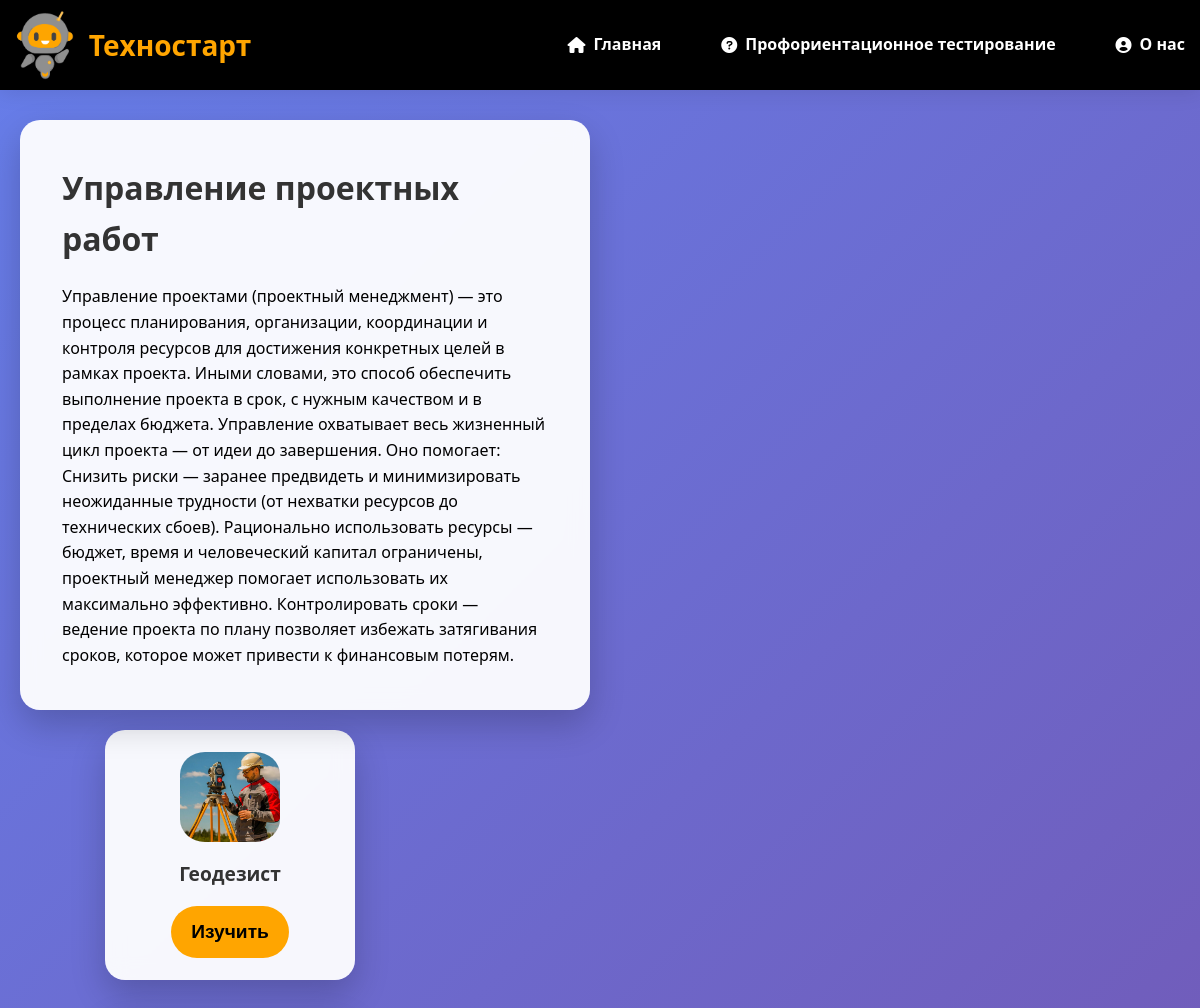
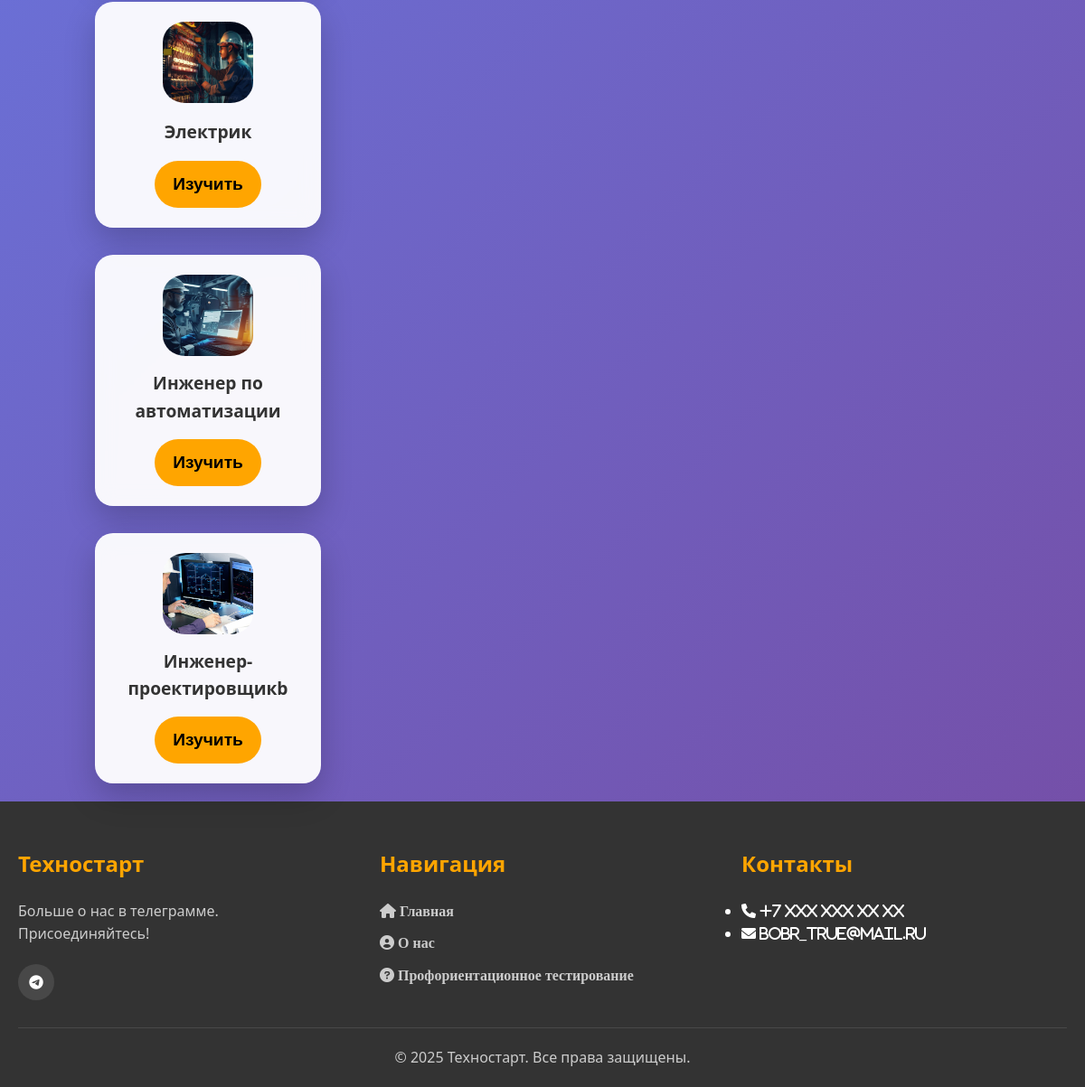
/profession/post_engineering/ypravlenie-proekt (signed in), run on the app's committed database (2 pictures, top to bottom).
### profession/models.py (models this page shows, shortened)
class EngineeringProcessesAtaps(models.Model):
    title_ataps=models.CharField(max_length=200)
    dp_index=models.CharField(max_length=100, blank=True, null=True,  verbose_name='доп индекс для процесса')
    opisanie=models.TextField()
    img=models.ImageField(upload_to='engineering_processes/', blank=True, null=True)
    slug=models.SlugField(max_length=200, db_index=True, unique=True)
    dp_index_prof = models.CharField(max_length=100, blank=True, null=True, verbose_name='доп индекс для профессии')
    class Meta:
        verbose_name = "Инженерный_этап"
        verbose_name_plural = 'Инженерные_этапы'

class Profession(models.Model):
    title=models.CharField(max_length=200,verbose_name='название')
    url_content=models.CharField(max_length=200, verbose_name="ссылка на видео",blank=True, null=True)
    img_static=models.ImageField(upload_to='professions/', blank=True, null=True)
    slug=models.SlugField(max_length=200, db_index=True, unique=True)
    dp_index_prof = models.CharField(max_length=100, blank=True, null=True, verbose_name='доп индекс для этапа')
    class Meta:
        verbose_name = "Професcия"
        verbose_name_plural = 'Профеcсии'
    def get_absolute_url(self):
        return reverse('post_professions', kwargs={'post_slug':self.slug})

### profession/views.py (the view)
# urls.py: path('post_engineering/<slug:post_slug>', views.engineering_processes, name='post_engineering')
@login_required
def engineering_processes(req, post_slug):
    professions = Profession.objects.all()
    eng_a=get_object_or_404(EngineeringProcessesAtaps, slug=post_slug)
    data={
        'eng_a': eng_a,
        'professions': professions
    }
    return render(req, 'profession/engineering_processes.html', data )

### profession/templates/profession/engineering_processes.html (shortened to what this page needs)
{% extends 'main/base.html' %}
{% load static %}
{% block content %}
    <div class="process-profession-page-container">
        <div class="process-card-container">
            <div class="process-card-stage">
                <h1>{{ eng_a.title_ataps }}</h1>
                <p>{{ eng_a.opisanie }}</p>
            </div>
        </div>
        <div class="professions-container-stage-right">
            {% for prof in professions %}
                {% if eng_a.dp_index_prof == prof.dp_index_prof %}
                    <div class="profession-card-stage-right">
                        <img src="{{ prof.img_static.url }}" alt="{{ prof.title }}">
                        <h3>{{ prof.title }}</h3>
                        <a href="{{ prof.get_absolute_url }}"><button class="btn btn-learn-stage-right" data-profession="{{ prof.title }}">Изучить</button></a>
                    </div>
                {% endif %}
            {% endfor %}
        </div>
    </div>
{% endblock %}

### main/static/main/css/style.css (style rules this page uses)
* { margin: 0; padding: 0; box-sizing: border-box; }
body { font-family: 'Segoe UI', Tahoma, Geneva, Verdana, sans-serif; line-height: 1.6; color: #333; background: linear-gradient(135deg, #667eea 0%, #764ba2 100%); min-height: 800px; }
.btn { display: inline-block; padding: 15px 30px; border-radius: 50px; text-decoration: none; font-weight: 600; font-size: 2rem; transition: all 0.3s ease; border: 2px solid; cursor: pointer; }
.process-profession-page-container { display: grid; grid-template-columns: 50px 800px 30px 350px 50px; gap: 0; padding: 20px; min-height: calc(100vh - 80px); padding-top: 120px; box-sizing: border-box; width: 100%; max-width: 100%; margin: 0; }
.process-card-container { grid-column: 2; grid-row: 1; z-index: 1; display: flex; justify-content: center; align-items: flex-start; }
.process-card-stage { background: rgba(255, 255, 255, 0.95); border-radius: 20px; padding: 40px; width: 100%; box-shadow: 0 15px 35px rgba(0,0,0,0.2); backdrop-filter: blur(10px); border: 2px solid transparent; display: flex; flex-direction: column; }
.process-card-stage h1 { color: #333; margin-bottom: 20px; }
.process-card-stage p { color: black; line-height: 1.6; }
.professions-container-stage-right { grid-column: 4; grid-row: 1 / -1; display: grid; grid-template-columns: 1fr 1fr; gap: 30px; width: 100%; }
.profession-card-stage-right { background: rgba(255, 255, 255, 0.95); border-radius: 20px; padding: 20px; width: 250px; min-height: 250px; display: flex; flex-direction: column; align-items: center; justify-content: flex-start; cursor: pointer; transition: all 0.4s ease; box-shadow: 0 15px 35px rgba(0,0,0,0.2); backdrop-filter: blur(10px); border: 2px solid transparent; z-index: 0; }
.profession-card-stage-right img { width: 100px; height: 90px; object-fit: cover; border-radius: 25%; margin-bottom: 15px; }
.profession-card-stage-right h3 { margin: 0 0 15px; color: #333; text-align: center; font-size: 1.2rem; flex-grow: 1; display: flex; align-items: center; justify-content: center; }
.profession-card-stage-right .btn-learn-stage-right { display: inline-block; background: orange; color: black; padding: 15px 20px; border-radius: 50px; text-decoration: none; font-weight: 600; font-size: 1.2rem; transition: all 0.3s ease; border: none; cursor: pointer; width: 100%; max-width: 200px; margin-top: auto; }
@media (max-width: 1200px) { .process-profession-page-container { grid-template-columns: 1fr 1fr; grid-template-rows: auto auto; gap: 20px; padding-top: 120px; max-width: 100%; } }
@media (max-width: 1200px) { .process-card-container { grid-column: 1; grid-row: 1; width: 100%; max-width: 800px; margin: 0 auto; } }
@media (max-width: 1200px) { .professions-container-stage-right { grid-column: 1; grid-row: 2; width: 100%; max-width: 400px; margin: 0 auto; grid-template-columns: 1fr; } }

### data on the page
EngineeringProcessesAtaps: title_ataps "Управление проектных работ", opisanie "Управление проектами (проектный менеджмент) — это процесс планирования, организации, координации и контроля ресурсов для достижения конкретных целей в рамках проекта. Иными словами, это способ обеспечить выполнение проекта в срок, с нужным качеством и в пределах бюджета. Управление охватывает весь жизненный цикл проекта — от идеи до завершения. Оно помогает: Снизить риски — заранее предвидеть и минимизировать неожиданные трудности (от нехватки ресурсов до технических сбоев). Рационально использовать ресурсы — бюджет, время и человеческий капитал ограничены, проектный менеджер помогает использовать их максимально эффективно. Контролировать сроки — ведение проекта по плану позволяет избежать…"
Profession: img_static (picture), title "Геодезист"
Profession: img_static (picture), title "Электрик"
Profession: img_static (picture), title "Инженер по автоматизации"
Profession: img_static (picture), title "Инженер-проектировщикb"
